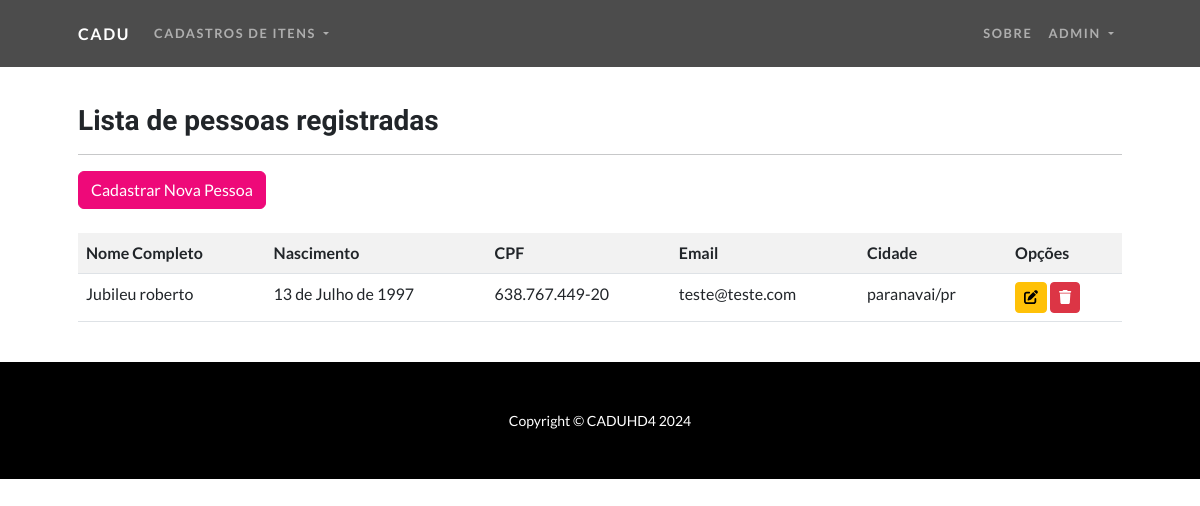
The page /listar/pessoas/ (signed in) on the database as committed earlier.
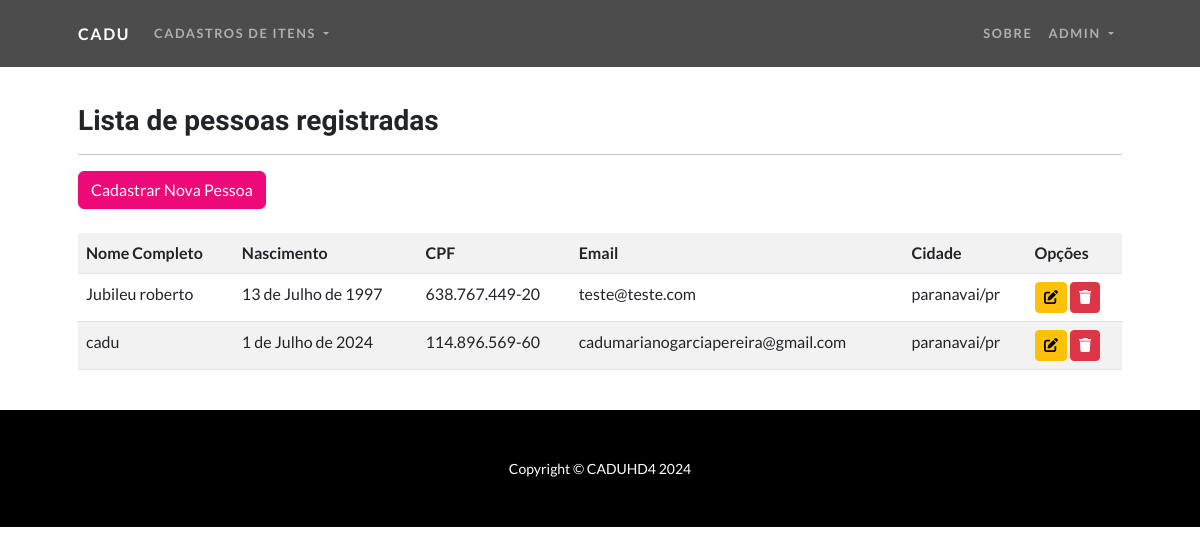
The same page on the database as committed later.
### cadastros/models.py (models this page shows, shortened)
class Pessoa(models.Model):
    nome_completo = models.CharField(max_length=150)
    nascimento = models.DateField(verbose_name="data de nascimento")
    cpf = models.CharField(max_length=14, verbose_name="cpf", unique=True)
    email = models.EmailField(max_length=120, blank=True, null=True)
    cadastrado_em = models.DateTimeField(auto_now_add=True)
    atualizado_em = models.DateTimeField(auto_now=True)
    cidade = models.ForeignKey(Cidade, on_delete=models.PROTECT)
    arquivo = models.FileField(upload_to='fotos/', blank=True, null=True)

class Cidade(models.Model):
    nome = models.CharField(max_length=100)
    estado = models.CharField(max_length=2)
    def __str__(self):
        return f"{self.nome}/{self.estado}"

### cadastros/views.py (the view)
# urls.py: path('listar/pessoas/', PessoaList.as_view(), name='list-pessoa'),
class PessoaList(GroupRequiredMixin, LoginRequiredMixin, ListView):
    model = Pessoa
    template_name = 'cadastros/listas/pessoa.html'
    context_object_name = 'pessoas'
    login_url = reverse_lazy('login')
    group_required = "Administrador", "Usuarios"

### cadastros/templates/cadastros/listas/pessoa.html (shortened to what this page needs)
{% extends "paginas/modelo.html" %}
{% load static %}
{% block content %}
<h3>Lista de pessoas registradas</h3>
<hr>
<div class="text-right mb-3">
    <a href="{% url 'add-pessoa' %}" class="btn btn-primary">Cadastrar Nova Pessoa</a>
</div>
<div class="table-responsive mt-4">
    <table class="table table-striped">
        <tr>
            <th>Nome Completo</th>
            <th>Nascimento</th>
            <th>CPF</th>
            <th>Email</th>
            <th>Cidade</th>
            <th>Opções</th>
        </tr>
        {% for pessoa in object_list %}
        <tr>
            <td>{{ pessoa.nome_completo }}</td>
            <td>{{ pessoa.nascimento }}</td>
            <td>{{ pessoa.cpf }}</td>
            <td>{{ pessoa.email }}</td>
            <td>{{ pessoa.cidade }}</td>
            <td>
                <a href="{% url 'update-pessoa' pessoa.pk %}" class="btn btn-warning btn-sm"><i class="fas fa-edit"></i></a>
                <a href="{% url 'delete-pessoa' pessoa.pk %}" class="btn btn-danger btn-sm"><i class="fas fa-trash"></i></a>
            </td>
        </tr>
        {% empty %}
        <tr>
            <td colspan="6">Nenhuma pessoa registrada.</td>
        </tr>
        {% endfor %}
    </table>
</div>
{% endblock %}

Rows that differ between the two databases and show on the page:
added Pessoa: nome_completo "cadu", nascimento "1 de Julho de 2024", cpf "114.896.569-60", email "cadumarianogarciapereira@gmail.com", cidade "paranavai/pr"
